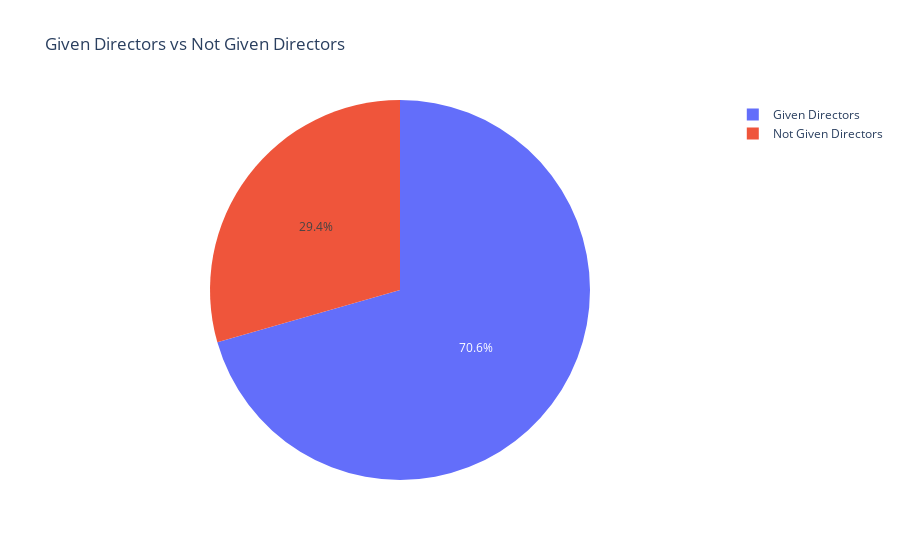

Notebook source saved alongside this figure:
### Markdown cell above
# Insight: Netflix has 69.7% movies and 30.3% TV shows.

### Code cell
# Director information
directors = df['director'].value_counts()
not_given_dir = directors.get('Not Given', 0)
all_dir = directors.sum()
given_dir = all_dir - not_given_dir

# Plot given vs not given directors
fig = go.Figure(data=[go.Pie(labels=['Given Directors', 'Not Given Directors'], values=[given_dir, not_given_dir])])
fig.update_layout(title='Given Directors vs Not Given Directors')
fig.show()

### Figure 1 — Plotly figure (JSON) as saved in the notebook; plotly's stock layout.template omitted (floating-point values rounded to 4 significant figures)
{"data": [{"labels": ["Given Directors", "Not Given Directors"], "type": "pie", "values": [6202, 2588]}], "layout": {"title": {"text": "Given Directors vs Not Given Directors"}}}
